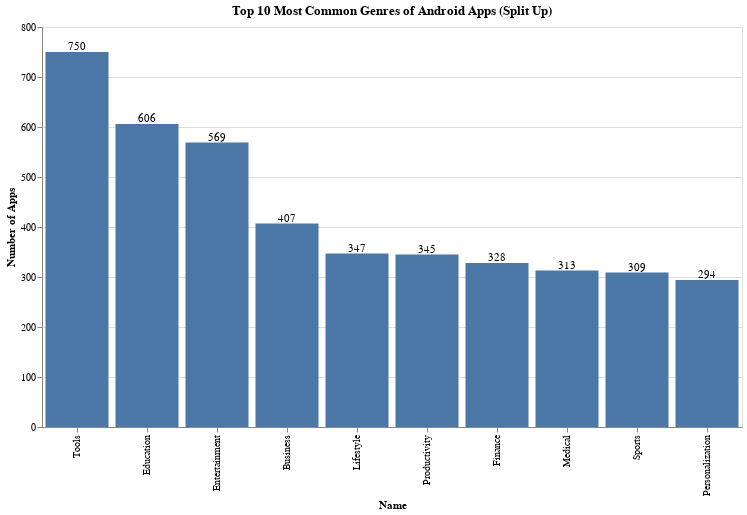

The cell this chart's notebook holds for it:
### Code cell
bar_n(
    google_genres_split,
    "Top 10 Most Common Genres of Android Apps (Split Up)",
    "Number of Apps",
)

### Figure 1 — Vega-Lite specification as saved in the notebook (floating-point values rounded to 4 significant figures)
{"config": {"view": {"continuousWidth": 400, "continuousHeight": 300}}, "layer": [{"mark": "bar", "encoding": {"x": {"type": "nominal", "field": "name", "sort": "-y", "title": "Name"}, "y": {"type": "quantitative", "field": "number", "title": "Number of Apps"}}}, {"mark": {"type": "text", "align": "center", "baseline": "middle", "dy": -5}, "encoding": {"text": {"type": "quantitative", "field": "number"}, "x": {"type": "nominal", "field": "name", "sort": "-y", "title": "Name"}, "y": {"type": "quantitative", "field": "number", "title": "Number of Apps"}}}], "data": {"name": "data-4230a7c5582269954c2a434418e5cdf1"}, "height": 400, "title": "Top 10 Most Common Genres of Android Apps (Split Up)", "width": 700, "$schema": "https://vega.github.io/schema/vega-lite/v4.8.1.json", "datasets": {"data-4230a7c5582269954c2a434418e5cdf1": [{"name": "Tools", "number": 750}, {"name": "Education", "number": 606}, {"name": "Entertainment", "number": 569}, {"name": "Business", "number": 407}, {"name": "Lifestyle", "number": 347}, {"name": "Productivity", "number": 345}, {"name": "Finance", "number": 328}, {"name": "Medical", "number": 313}, {"name": "Sports", "number": 309}, {"name": "Personalization", "number": 294}]}}
